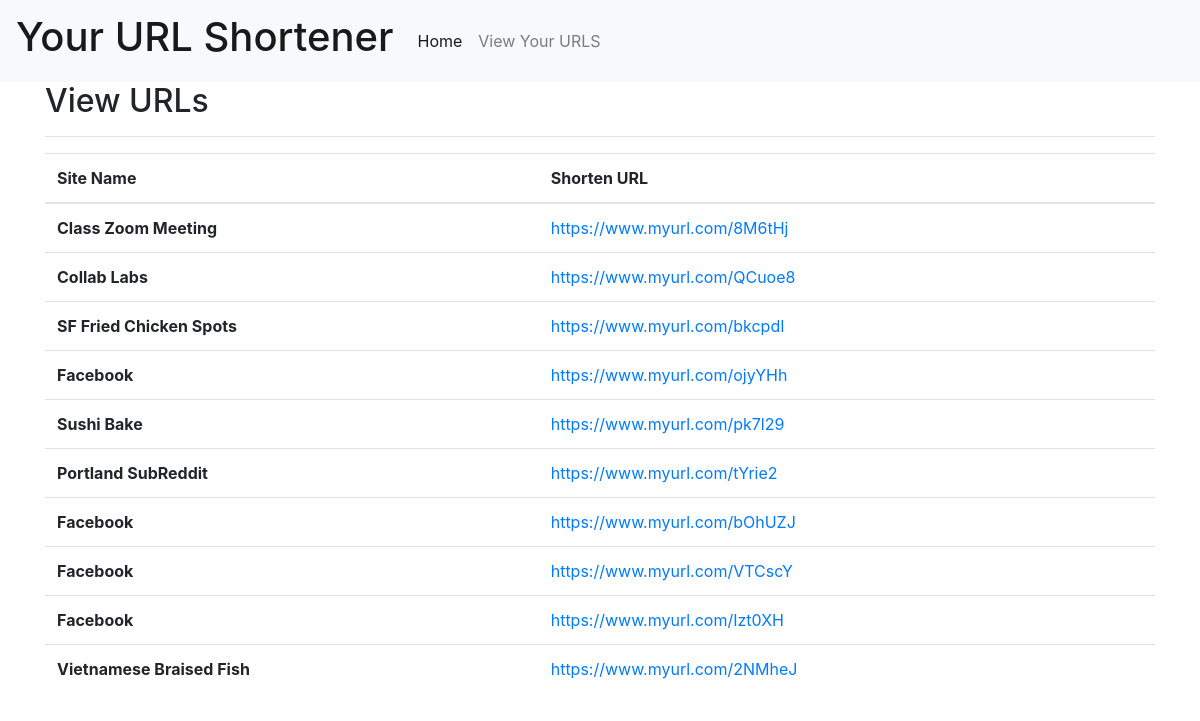
Before: /viewurls with the older database file.
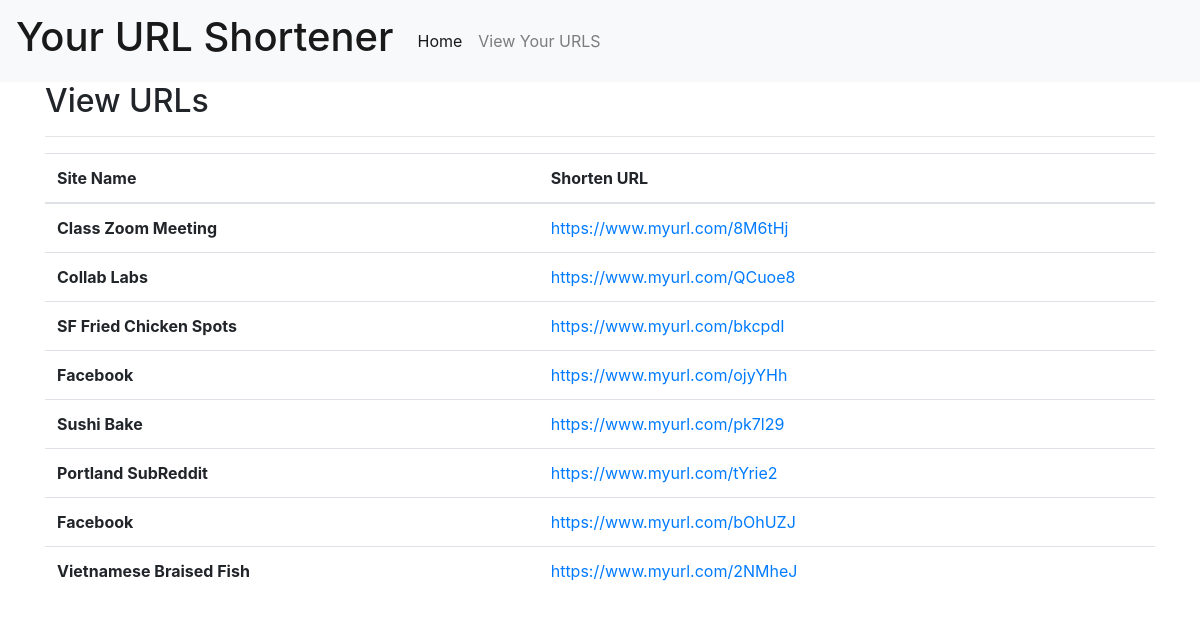
After: the same page with the newer database file.
### URL_app/models.py (models this page shows, shortened)
class UrlForm(models.Model):
    site_name = models.CharField(max_length = 200, blank=True)
    code = models.CharField(max_length = 10, blank=True)
    url_link = models.CharField(max_length = 500, blank=False)

### URL_app/views.py (the view)
# urls.py: path('viewurls', views.view_url, name= "view_url"),
def view_url(request):
    list_urls = UrlForm.objects.all()
    context = {
        'views':list_urls,
    }
    return render(request,"view_urls.html", context=context)

### templates/view_urls.html
{% extends 'base.html' %}
{% block content %}
<div class = "container">
    <div class="POST">
        <h2> View URLs </h2>
        <hr>
        <table class="table table-hover">
            <thead>
                <tr>
                    <th scope="col">Site Name</th>
                    <th scope="col">Shorten URL</th>
                </tr>
            </thead>
            <tbody>
                {% for view in views %}
                    <tr>
                        <th scope="row">{{ view.site_name }} </th>
                        <td><a href= "{{ view.url_link }}"> https://www.myurl.com/{{ view.code }} </a></td>
                    </tr>
                {% endfor %}
            </tbody>
        </table>
    </div>
</div>
{% endblock %}

Changed rows visible on the page:
removed UrlForm: site_name "Facebook", code "VTCscY"
removed UrlForm: site_name "Facebook", code "Izt0XH"
